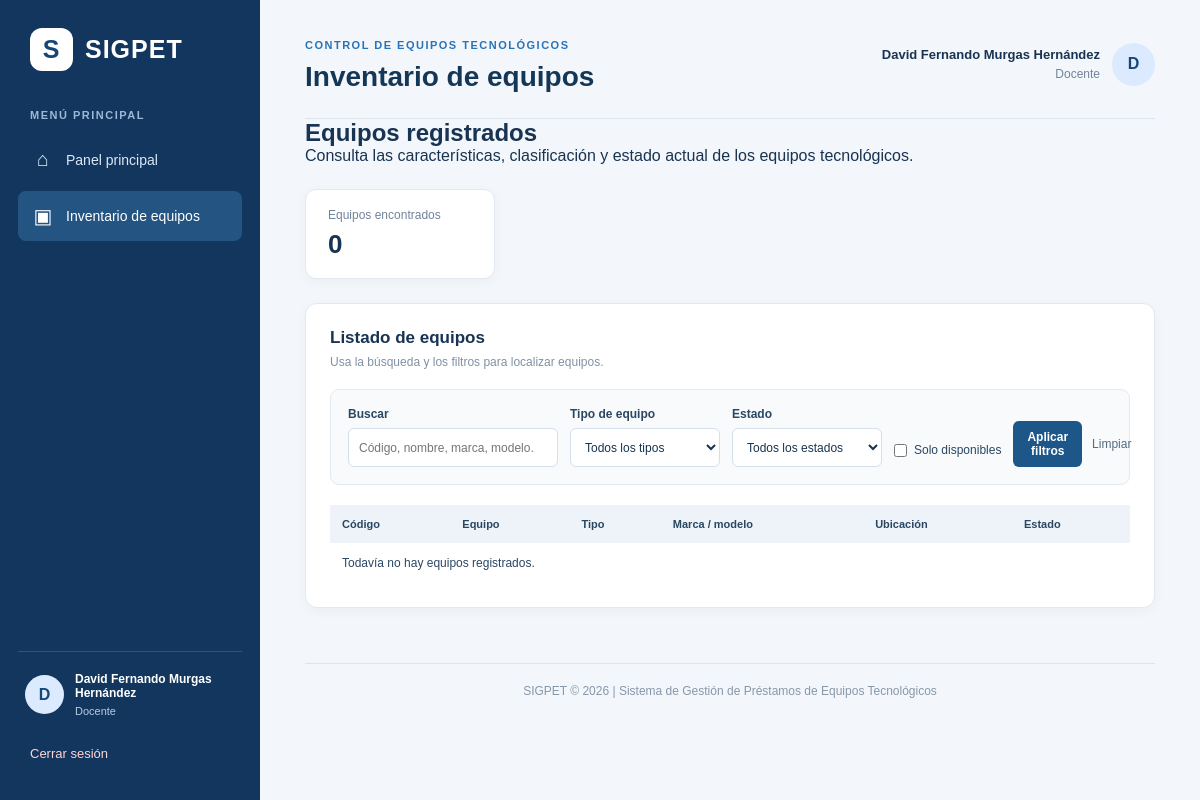
The app's page /inventario/listar.php (signed in), older data.
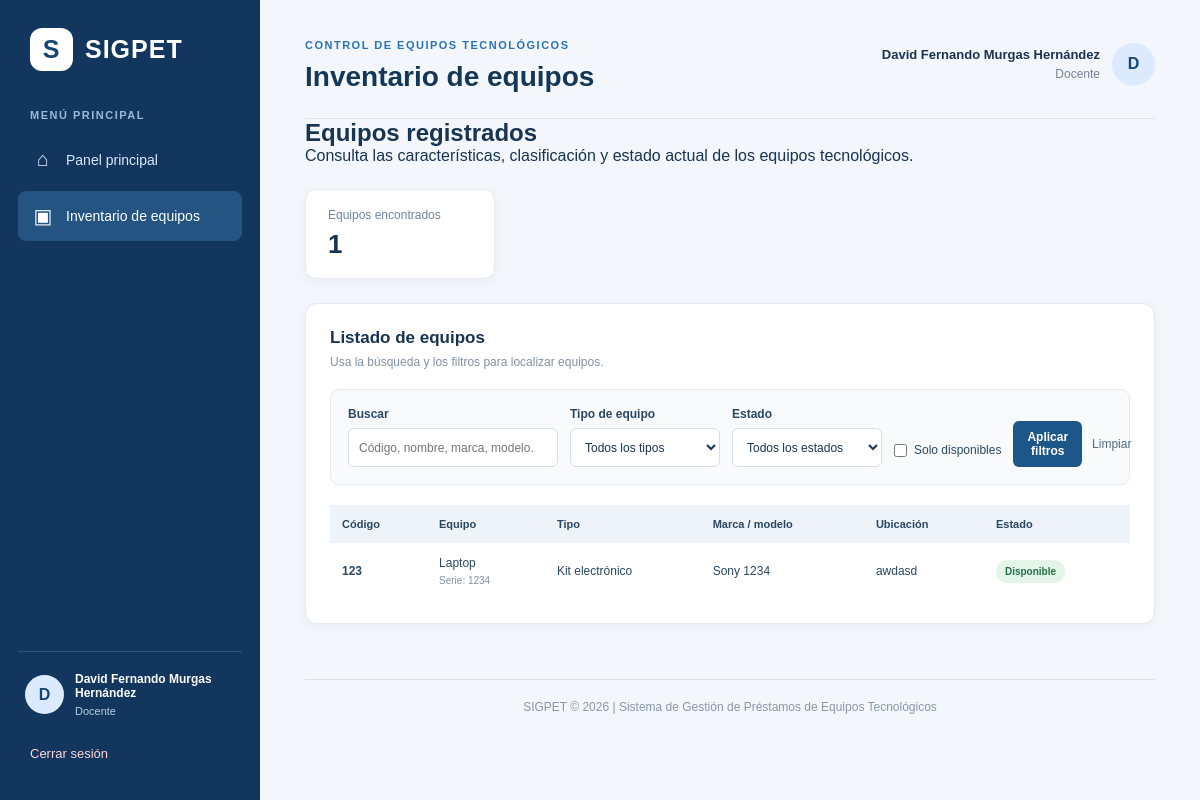
The same page, newer data.
### tables this page shows
CREATE TABLE `equipos` (
  `id_equipo` int(11) NOT NULL,
  `id_tipo` int(11) NOT NULL,
  `id_estado` int(11) NOT NULL,
  `codigo_inventario` varchar(50) NOT NULL,
  `nombre` varchar(100) NOT NULL,
  `marca` varchar(80) DEFAULT NULL,
  `modelo` varchar(80) DEFAULT NULL,
  `numero_serie` varchar(100) DEFAULT NULL,
  `descripcion` text DEFAULT NULL,
  `ubicacion` varchar(150) DEFAULT NULL,
  `fecha_registro` timestamp NULL DEFAULT current_timestamp()
);

CREATE TABLE `tipos_equipo` (
  `id_tipo` int(11) NOT NULL,
  `nombre_tipo` varchar(80) NOT NULL,
  `descripcion` varchar(255) DEFAULT NULL
);

CREATE TABLE `estados_equipo` (
  `id_estado` int(11) NOT NULL,
  `nombre_estado` varchar(50) NOT NULL,
  `descripcion` varchar(255) DEFAULT NULL
);

### includes/permisos.php (called while the page is built, shortened)
<?php
$permisos = [
    "Administrador" => [
        "usuarios.consultar", "usuarios.registrar", "usuarios.editar",
        "usuarios.desactivar", "usuarios.asignar_roles",
        "inventario.consultar", "inventario.registrar", "inventario.editar",
        "inventario.dar_baja", "inventario.consultar_estado",
        "inventario.buscar_disponibles"
    ],
    "Encargado de préstamos" => [
        "inventario.consultar", "inventario.registrar", "inventario.editar",
        "inventario.dar_baja", "inventario.consultar_estado",
        "inventario.buscar_disponibles"
    ],
    "Estudiante" => [
        "inventario.consultar", "inventario.consultar_estado",
        "inventario.buscar_disponibles"
    ],
    "Docente" => [
        "inventario.consultar", "inventario.consultar_estado",
        "inventario.buscar_disponibles"
    ],
    "Coordinador académico" => [
        "inventario.consultar", "inventario.consultar_estado",
        "inventario.buscar_disponibles"
    ]
];
function tienePermiso($permiso) {
    global $permisos;
    $rol = $_SESSION["rol"];
    return isset($permisos[$rol]) && in_array($permiso, $permisos[$rol], true);
}
?>

### inventario/listar.php (the view, shortened to what this page needs)
<?php
require_once __DIR__ . '/../config/conexion.php';
$busqueda = trim($_GET['buscar'] ?? '');
$idTipo = filter_var($_GET['tipo'] ?? '', FILTER_VALIDATE_INT);
$idEstado = filter_var($_GET['estado'] ?? '', FILTER_VALIDATE_INT);
$soloDisponibles = isset($_GET['disponibles']) && $_GET['disponibles'] === '1';
$sql = 'SELECT e.id_equipo, e.codigo_inventario, e.nombre, e.marca, e.modelo, e.numero_serie, e.ubicacion, e.fecha_registro, t.nombre_tipo, t.id_tipo, s.id_estado, s.nombre_estado FROM equipos e INNER JOIN tipos_equipo t ON t.id_tipo = e.id_tipo INNER JOIN estados_equipo s ON s.id_estado = e.id_estado WHERE 1 = 1';
$sql .= ' ORDER BY e.id_equipo DESC';
$stmt = $conexion->prepare($sql);
$stmt->execute();
$resultado = $stmt->get_result();
$totalEquipos = $resultado->num_rows;
$puedeAdministrar = tienePermiso('inventario.registrar') || tienePermiso('inventario.editar') || tienePermiso('inventario.dar_baja');
?>
<!DOCTYPE html><html lang="es"><head><link rel="stylesheet" href="../CSS/base.css"><link rel="stylesheet" href="../CSS/dashboard.css"><link rel="stylesheet" href="../CSS/inventario.css"></head>
<body class="dashboard-body"><div class="dashboard-layout">
<?php $rutaBase = '../'; $paginaActiva = 'inventario'; require __DIR__ . '/../includes/sidebar.php'; ?>
<main class="dashboard-main"><header class="dashboard-header"><div><span class="header-subtitle">CONTROL DE EQUIPOS TECNOLÓGICOS</span><h1>Inventario de equipos</h1></div><div class="header-user"><div class="header-user-text"><strong><?= htmlspecialchars($nombre . ' ' . $apellido) ?></strong><span><?= htmlspecialchars($rol) ?></span></div><div class="user-avatar header-avatar"><?= htmlspecialchars(strtoupper(substr($nombre, 0, 1))) ?></div></div></header>
<section class="users-intro"><h2>Equipos registrados</h2><p>Consulta las características, clasificación y estado actual de los equipos tecnológicos.</p></section>
<section class="inventory-summary"><div class="inventory-summary-card"><span>Equipos encontrados</span><strong><?= $totalEquipos ?></strong></div></section>
<section class="inventory-container"><div class="inventory-toolbar"><div><h3>Listado de equipos</h3><p>Usa la búsqueda y los filtros para localizar equipos.</p></div></div>
<form method="GET" action="listar.php" class="inventory-filters">
<div class="filter-field filter-search"><label for="buscar">Buscar</label><input id="buscar" name="buscar" type="search" placeholder="Código, nombre, marca, modelo..." value="<?= htmlspecialchars($busqueda) ?>"></div>
<div class="filter-field"><label for="tipo">Tipo de equipo</label><select name="tipo" id="tipo"><option value="">Todos los tipos</option></select></div>
<div class="filter-field"><label for="estado">Estado</label><select name="estado" id="estado"><option value="">Todos los estados</option></select></div>
<label class="available-check"><input type="checkbox" name="disponibles" value="1" <?= $soloDisponibles ? 'checked' : '' ?>> Solo disponibles</label>
<div class="filter-actions"><button class="filter-button" type="submit">Aplicar filtros</button><a href="listar.php" class="filter-clear">Limpiar</a></div>
</form>
<div class="table-responsive"><table class="inventory-table"><thead><tr><th>Código</th><th>Equipo</th><th>Tipo</th><th>Marca / modelo</th><th>Ubicación</th><th>Estado</th><?php if ($puedeAdministrar): ?><th>Acciones</th><?php endif; ?></tr></thead><tbody>
<?php if ($resultado->num_rows > 0): while ($equipo = $resultado->fetch_assoc()): ?>
<tr><td><strong><?= htmlspecialchars($equipo['codigo_inventario']) ?></strong></td><td><?= htmlspecialchars($equipo['nombre']) ?><?php if (!empty($equipo['numero_serie'])): ?><small class="table-subtext">Serie: <?= htmlspecialchars($equipo['numero_serie']) ?></small><?php endif; ?></td><td><?= htmlspecialchars($equipo['nombre_tipo']) ?></td><td><?= htmlspecialchars(trim(($equipo['marca'] ?? '') . ' ' . ($equipo['modelo'] ?? '')) ?: 'No especificado') ?></td><td><?= htmlspecialchars($equipo['ubicacion'] ?? 'No especificada') ?></td><td><span class="equipment-status status-<?= (int)$equipo['id_estado'] ?>"><?= htmlspecialchars($equipo['nombre_estado']) ?></span></td>
</tr>
<?php endwhile; else: ?><tr><td colspan="<?= $puedeAdministrar ? 7 : 6 ?>" class="empty-table"><?= ($busqueda !== '' || $idTipo || $idEstado || $soloDisponibles) ? 'No se encontraron equipos con los filtros seleccionados.' : 'Todavía no hay equipos registrados.' ?></td></tr><?php endif; ?>
</tbody></table></div></section>
<footer class="dashboard-footer">SIGPET © 2026 | Sistema de Gestión de Préstamos de Equipos Tecnológicos</footer></main></div></body></html>

### includes/sidebar.php (shortened to what this page needs)
<?php
$nombre = $_SESSION['nombres'] ?? '';
$apellido = $_SESSION['apellidos'] ?? '';
$rol = $_SESSION['rol'] ?? '';
$inicial = strtoupper(substr($nombre, 0, 1));
?>
<aside class="sidebar">
    <div class="sidebar-brand"><div class="sidebar-logo">S</div><span>SIGPET</span></div>
    <div class="sidebar-section">
        <span class="sidebar-label">MENÚ PRINCIPAL</span>
        <a href="<?= htmlspecialchars($rutaBase) ?>dashboard.php" class="sidebar-link <?= ($paginaActiva ?? '') === 'dashboard' ? 'active' : '' ?>"><span>⌂</span>Panel principal</a>
        <?php if (tienePermiso('inventario.consultar')): ?>
            <a href="<?= htmlspecialchars($rutaBase) ?>inventario/listar.php" class="sidebar-link <?= ($paginaActiva ?? '') === 'inventario' ? 'active' : '' ?>"><span>▣</span>Inventario de equipos</a>
        <?php endif; ?>
    </div>
    <div class="sidebar-bottom">
        <div class="sidebar-user">
            <div class="user-avatar"><?= htmlspecialchars($inicial) ?></div>
            <div class="sidebar-user-info"><strong><?= htmlspecialchars($nombre . ' ' . $apellido) ?></strong><span><?= htmlspecialchars($rol) ?></span></div>
        </div>
        <a href="<?= htmlspecialchars($rutaBase) ?>logout.php" class="sidebar-logout">Cerrar sesión</a>
    </div>
</aside>

### CSS/base.css (style rules this page uses)
* { margin: 0; padding: 0; box-sizing: border-box; }
html { min-height: 100%; }
body { font-family: Arial, Helvetica, sans-serif; min-height: 100vh; }

### CSS/dashboard.css (style rules this page uses)
.dashboard-body { margin: 0; min-height: 100vh; background: #f3f6fa; font-family: Arial, Helvetica, sans-serif; color: #183452; }
.dashboard-layout { display: flex; min-height: 100vh; }
.sidebar { width: 260px; min-width: 260px; background: #12365d; color: white; padding: 28px 18px; display: flex; flex-direction: column; box-sizing: border-box; }
.sidebar-brand { display: flex; align-items: center; gap: 12px; padding: 0 12px 38px; font-size: 25px; font-weight: bold; letter-spacing: 1px; }
.sidebar-logo { width: 43px; height: 43px; border-radius: 12px; background: white; color: #164675; display: flex; justify-content: center; align-items: center; font-size: 25px; }
.sidebar-section { width: 100%; }
.sidebar-label { display: block; color: #9bb9d8; font-size: 11px; font-weight: bold; letter-spacing: 1.5px; padding: 0 12px; margin-bottom: 14px; }
.sidebar-link { display: flex; align-items: center; gap: 12px; padding: 13px 14px; margin-bottom: 7px; border-radius: 8px; color: #dce9f7; text-decoration: none; font-size: 14px; transition: 0.2s; }
.sidebar-link span { font-size: 20px; width: 22px; text-align: center; }
.sidebar-link:hover, .sidebar-link.active { background: #245582; color: white; }
.sidebar-bottom { margin-top: auto; border-top: 1px solid #315475; padding-top: 20px; }
.sidebar-user { display: flex; align-items: center; gap: 11px; padding: 0 7px; margin-bottom: 18px; }
.user-avatar { width: 39px; height: 39px; border-radius: 50%; background: #dbeafe; color: #164675; display: flex; justify-content: center; align-items: center; font-weight: bold; flex-shrink: 0; }
.sidebar-user-info { display: flex; flex-direction: column; gap: 5px; min-width: 0; }
.sidebar-user-info strong { font-size: 12px; overflow-wrap: anywhere; }
.sidebar-user-info span { font-size: 11px; color: #b9cee3; }
.sidebar-logout { display: block; text-decoration: none; color: #ffd5d5; font-size: 13px; padding: 11px 12px; border-radius: 7px; }
.dashboard-main { flex: 1; min-width: 0; padding: 35px 45px 20px; }
.dashboard-header { display: flex; justify-content: space-between; align-items: center; gap: 20px; padding-bottom: 25px; border-bottom: 1px solid #dce4ed; }
.header-subtitle { color: #2873b8; font-size: 11px; font-weight: bold; letter-spacing: 1.5px; }
.dashboard-header h1 { font-size: 28px; margin: 8px 0 0; color: #153757; }
.header-user { display: flex; align-items: center; gap: 12px; }
.header-user-text { display: flex; flex-direction: column; align-items: flex-end; gap: 5px; }
.header-user-text strong { font-size: 13px; }
.header-user-text span { color: #71849a; font-size: 12px; }
.header-avatar { width: 43px; height: 43px; }
.dashboard-footer { margin-top: 55px; padding: 20px 0; border-top: 1px solid #dce4ed; color: #8798aa; font-size: 12px; text-align: center; }

Row changes from the older to the newer data that the page shows:
added equipos: codigo_inventario "123", nombre "Laptop", numero_serie "1234", id_tipo.nombre_tipo "Kit electrónico", marca+modelo "Sony 1234", ubicacion "awdasd", id_estado.nombre_estado "Disponible"
Text that changed along with them:
$totalEquipos: "0" → "1"
text no longer shown: "Todavía no hay equipos registrados."
